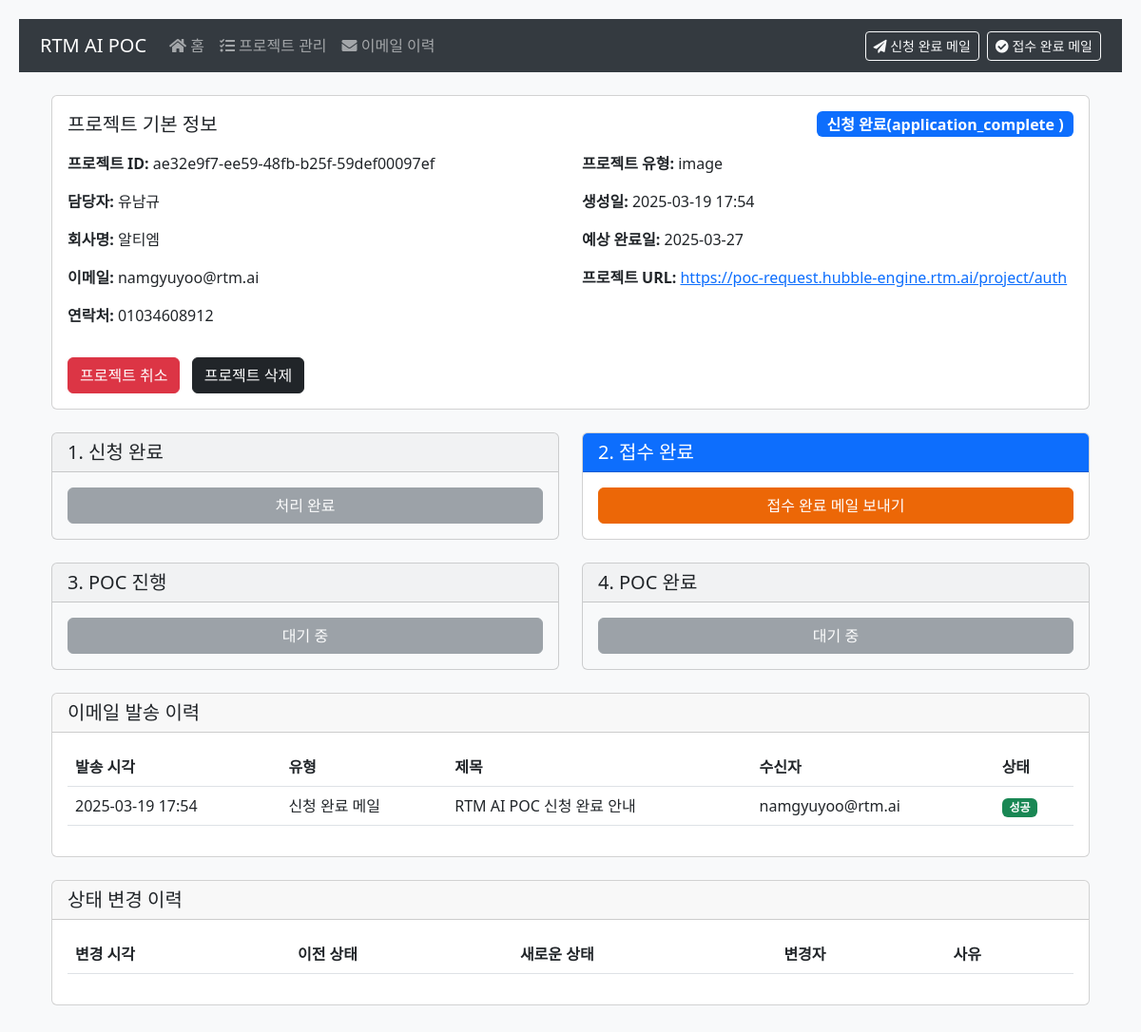
Before: /project/ae32e9f7-ee59-48fb-b25f-59def00097ef with the older database file.
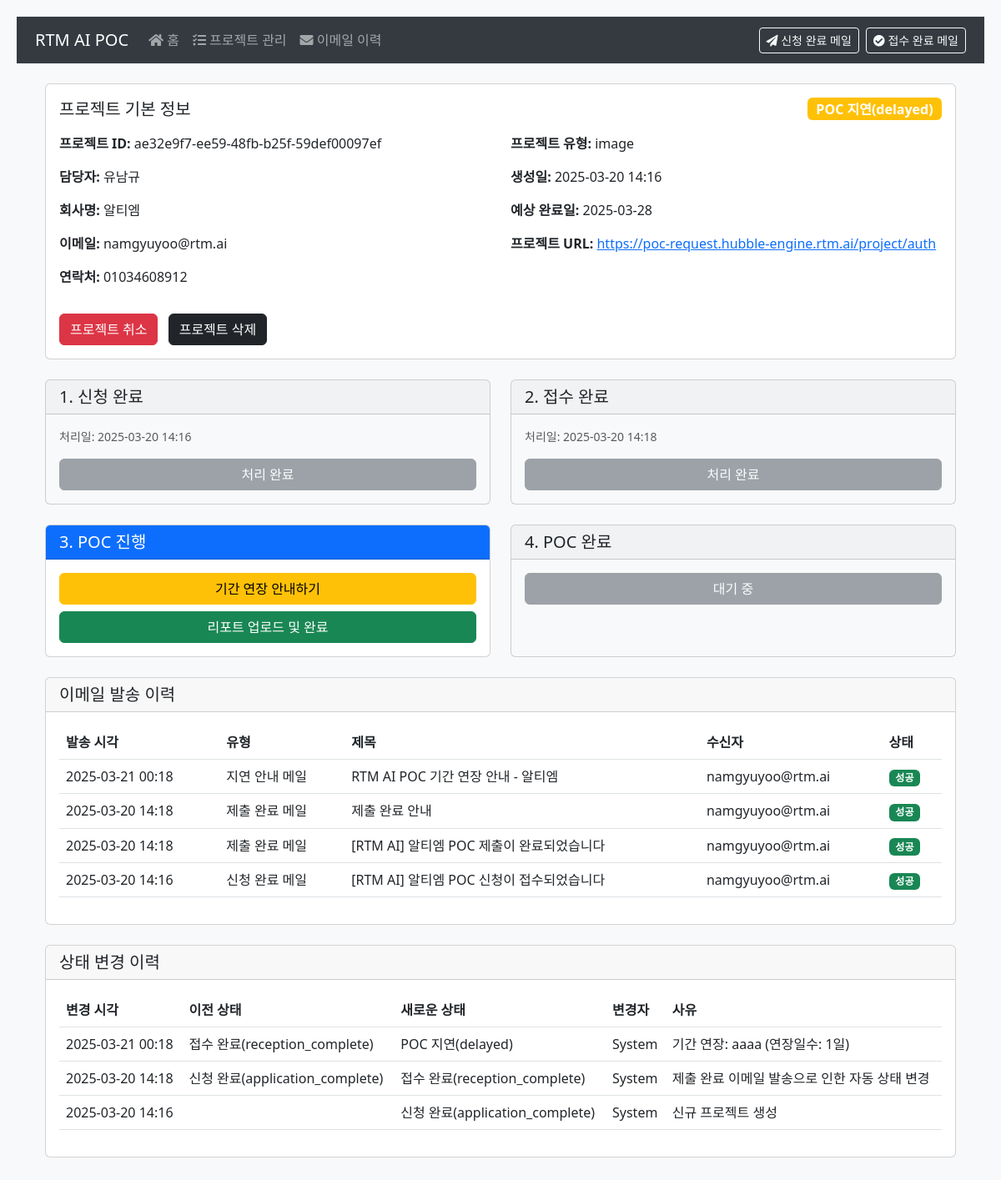
After: the same page with the newer database file.
### app/models.py (models this page shows, shortened)
class Project(db.Model):
    id = db.Column(db.String(20), primary_key=True)
    name = db.Column(db.String(100), nullable=False)
    company = db.Column(db.String(100), nullable=False)
    email = db.Column(db.String(120), nullable=False)
    phone = db.Column(db.String(20), nullable=False)
    project_type = db.Column(db.String(50), nullable=False)
    purpose = db.Column(db.Text, nullable=True)
    project_url = db.Column(db.String(200))
    status = db.Column(db.Enum(ProjectStatus), nullable=False, default=ProjectStatus.APPLICATION_COMPLETE)
    created_at = db.Column(db.DateTime, nullable=False, default=utcnow_to_korea)
    expected_report_date = db.Column(db.DateTime)
    cancel_reason = db.Column(db.Text)
    report_file = db.Column(db.String(200))  # 리포트 파일 경로

class EmailHistory(db.Model):
    id = db.Column(db.Integer, primary_key=True)
    project_id = db.Column(db.String(36), db.ForeignKey('project.id'), nullable=False)
    email_type = db.Column(db.Enum(EmailType), nullable=False)
    subject = db.Column(db.String(200), nullable=False)
    recipient = db.Column(db.String(120), nullable=False)
    status = db.Column(db.String(20), nullable=False)  # success, failed
    error_message = db.Column(db.Text)
    sent_at = db.Column(db.DateTime, nullable=False, default=utcnow_to_korea)
    project = db.relationship('Project', backref=db.backref('email_history', lazy=True))

class StatusHistory(db.Model):
    id = db.Column(db.Integer, primary_key=True)
    project_id = db.Column(db.String(36), db.ForeignKey('project.id'), nullable=False)
    previous_status = db.Column(db.Enum(ProjectStatus))
    new_status = db.Column(db.Enum(ProjectStatus), nullable=False)
    created_at = db.Column(db.DateTime, nullable=False, default=utcnow_to_korea)
    created_by = db.Column(db.String(100))  # 상태 변경자
    reason = db.Column(db.Text)  # 상태 변경 사유 (취소 사유, 연장 사유 등)
    project = db.relationship('Project', backref=db.backref('status_history', lazy=True))

### app/routes.py (the view)
@bp.route('/project/<project_id>')
def project_detail(project_id):
    try:
        project = Project.query.get(project_id)
        if not project:
            return jsonify({'success': False, 'message': '프로젝트를 찾을 수 없습니다.'}), 404
        today = get_korea_time().strftime('%Y-%m-%d')
        return render_template('project_detail.html', project=project, today=today)
    except Exception as e:
        logging.error(f"Error fetching project details: {str(e)}")
        return jsonify({'success': False, 'message': str(e)}), 500

### app/models.py (called while the page is built)
def get_korea_time():
    return datetime.now(korea_tz)

### app/templates/project_detail.html (shortened to what the changed rows need)
{% extends "base.html" %}
{% block content %}
<div class="container mt-4">
    <div class="card mb-4">
        <div class="card-body">
            <div class="d-flex justify-content-between align-items-center mb-3">
                <h5 class="card-title mb-0">프로젝트 기본 정보</h5>
                <span class="badge fs-6 {% if project.status.value == 'application_complete' %}bg-primary
                    {% elif project.status.value == 'reception_complete' %}bg-info
                    {% elif project.status.value == 'poc_in_progress' %}bg-warning text-dark
                    {% elif project.status.value == 'delayed' %}bg-warning
                    {% elif project.status.value == 'poc_complete' %}bg-success
                    {% elif project.status.value == 'cancelled' %}bg-danger
                    {% endif %}">
                    {% if project.status.value == 'application_complete' %}
                        신청 완료(application_complete  )
                    {% elif project.status.value == 'reception_complete' %}
                        접수 완료(reception_complete)
                    {% elif project.status.value == 'poc_in_progress' %}
                        POC 진행중(poc_in_progress)
                    {% elif project.status.value == 'delayed' %}
                        POC 지연(delayed)
                    {% elif project.status.value == 'poc_complete' %}
                        POC 완료(poc_complete)
                    {% elif project.status.value == 'cancelled' %}
                        취소됨(cancelled)
                    {% endif %}
                </span>
            </div>
            <div class="row">
                <div class="col-md-6">
                    <p><strong>프로젝트 ID:</strong> {{ project.id }}</p>
                    <p><strong>담당자:</strong> {{ project.name }}</p>
                    <p><strong>회사명:</strong> {{ project.company }}</p>
                    <p><strong>이메일:</strong> {{ project.email }}</p>
                    <p><strong>연락처:</strong> {{ project.phone }}</p>
                </div>
                <div class="col-md-6">
                    <p><strong>프로젝트 유형:</strong> {{ project.project_type }}</p>
                    <p><strong>생성일:</strong> {{ project.created_at.strftime('%Y-%m-%d %H:%M') }}</p>
                    <p><strong>예상 완료일:</strong> {{ project.expected_report_date.strftime('%Y-%m-%d') if project.expected_report_date else '미정' }}</p>
                    {% if project.project_url %}
                    <p><strong>프로젝트 URL:</strong> <a href="{{ project.project_url }}">{{ project.project_url }}</a></p>
                    {% endif %}
                </div>
            </div>
        </div>
    </div>
    <div class="row">
        <div class="col-md-6 mb-4">
            <div class="card h-100 {% if project.status.value != 'application_complete' or project.email_history|selectattr('email_type.value', 'equalto', 'application_complete')|list|length > 0 %}bg-light{% endif %}">
                <div class="card-body">
                    {% set initial_history = project.status_history|selectattr("new_status.value", "equalto", "application_complete")|first %}
                    {% if initial_history %}
                    <p class="small text-muted">처리일: {{ initial_history.created_at.strftime('%Y-%m-%d %H:%M') }}</p>
                    {% endif %}
                    {% if project.status.value == 'application_complete' and project.email_history|selectattr('email_type.value', 'equalto', 'application_complete')|list|length == 0 %}
                    <div class="d-grid gap-2">
                        <button class="btn btn-primary" onclick="sendEmail('application_complete')">
                            신청 완료 메일 보내기
                        </button>
                    </div>
                    {% else %}
                    <div class="d-grid gap-2">
                        <button class="btn btn-secondary" disabled>{% if project.email_history|selectattr('email_type.value', 'equalto', 'application_complete')|list|length > 0 %}처리 완료{% else %}처리 완료{% endif %}</button>
                    </div>
                    {% endif %}
                </div>
            </div>
        </div>
        <div class="col-md-6 mb-4">
            <div class="card h-100 {% if project.status.value not in ['reception_complete', 'application_complete'] or (project.status.value == 'application_complete' and project.email_history|selectattr('email_type.value', 'equalto', 'application_complete')|list|length == 0) %}bg-light{% endif %}">
                <div class="card-header {% if (project.status.value == 'application_complete' and project.email_history|selectattr('email_type.value', 'equalto', 'application_complete')|list|length > 0) or project.status.value == 'reception_complete' %}bg-primary text-white{% endif %}">
                    <h5 class="card-title mb-0">2. 접수 완료</h5>
                </div>
                <div class="card-body">
                    {% set reception_history = project.status_history|selectattr("new_status.value", "equalto", "reception_complete")|first %}
                    {% if reception_history %}
                    <p class="small text-muted">처리일: {{ reception_history.created_at.strftime('%Y-%m-%d %H:%M') }}</p>
                    {% endif %}
                    {% if (project.status.value == 'application_complete' and project.email_history|selectattr('email_type.value', 'equalto', 'application_complete')|list|length > 0) or (project.status.value == 'reception_complete' and project.email_history|selectattr('email_type.value', 'equalto', 'submission_complete')|list|length == 0) %}
                    <div class="d-grid gap-2">
                        <button class="btn btn-primary" onclick="sendEmail('submission_complete')">
                            접수 완료 메일 보내기
                        </button>
                    </div>
                    {% elif project.email_history|selectattr('email_type.value', 'equalto', 'submission_complete')|list|length > 0 %}
                    <div class="d-grid gap-2">
                        <button class="btn btn-secondary" disabled>처리 완료</button>
                    </div>
                    {% else %}
                    <div class="d-grid gap-2">
                        <button class="btn btn-secondary" disabled>대기 중</button>
                    </div>
                    {% endif %}
                </div>
            </div>
        </div>
        <div class="col-md-6 mb-4">
            <div class="card h-100 {% if project.status.value not in ['poc_in_progress', 'delayed', 'reception_complete'] %}bg-light{% endif %}">
                <div class="card-header {% if project.status.value in ['poc_in_progress', 'delayed'] or project.status.value == 'reception_complete' and project.email_history|selectattr('email_type.value', 'equalto', 'submission_complete')|list|length > 0 %}bg-primary text-white{% endif %}">
                    <h5 class="card-title mb-0">3. POC 진행</h5>
                </div>
                <div class="card-body">
                    {% set poc_history = project.status_history|selectattr("new_status.value", "equalto", "poc_in_progress")|first %}
                    {% if project.status.value in ['poc_in_progress', 'delayed'] or project.status.value == 'reception_complete' and project.email_history|selectattr('email_type.value', 'equalto', 'submission_complete')|list|length > 0 %}
                    <div class="d-grid gap-2">
                        <button class="btn btn-warning" onclick="showExtendModal()">
                            기간 연장 안내하기
                        </button>
                        <button class="btn btn-success" onclick="showReportModal()">
                            리포트 업로드 및 완료
                        </button>
                    </div>
                    {% else %}
                    <div class="d-grid gap-2">
                        <button class="btn btn-secondary" disabled>{% if project.status.value in ['application_complete', 'reception_complete'] and project.email_history|selectattr('email_type.value', 'equalto', 'submission_complete')|list|length == 0 %}대기 중{% else %}처리 완료{% endif %}</button>
                    </div>
                    {% endif %}
                </div>
            </div>
        </div>
                    {% set complete_history = project.status_history|selectattr("new_status.value", "equalto", "poc_complete")|first %}
    </div>
    <div class="card mb-4">
        <div class="card-body">
            <div class="table-responsive">
                <table class="table">
                    <thead>
                        <tr>
                            <th>발송 시각</th>
                            <th>유형</th>
                            <th>제목</th>
                            <th>수신자</th>
                            <th>상태</th>
                        </tr>
                    </thead>
                    <tbody>
                        {% for email in project.email_history|sort(attribute='sent_at', reverse=true) %}
                        <tr>
                            <td>{{ email.sent_at.strftime('%Y-%m-%d %H:%M') }}</td>
                            <td>
                                {% if email.email_type %}
                                    {% if email.email_type.value == 'application_complete' %}
                                    신청 완료 메일
                                    {% elif email.email_type.value == 'submission_complete' %}
                                    제출 완료 메일
                                    {% elif email.email_type.value == 'poc_complete' %}
                                    POC 완료 메일
                                    {% elif email.email_type.value == 'cancellation' %}
                                    취소 안내 메일
                                    {% elif email.email_type.value == 'delay' %}
                                    지연 안내 메일
                                    {% elif email.email_type.value == 'misc' %}
                                    기타 안내 메일
                                    {% elif email.email_type.value == 'welcome' %}
                                    신청 완료 메일 (구)
                                    {% elif email.email_type.value == 'complete' %}
                                    접수 완료 메일 (구)
                                    {% elif email.email_type.value == 'report' %}
                                    POC 완료 메일 (구)
                                    {% endif %}
                                {% endif %}
                            </td>
                            <td>{{ email.subject }}</td>
                            <td>{{ email.recipient }}</td>
                            <td>
                                <span class="badge {% if email.status == 'success' %}bg-success{% else %}bg-danger{% endif %}">
                                    {{ '성공' if email.status == 'success' else '실패' }}
                                </span>
                            </td>
                        </tr>
                        {% endfor %}
                    </tbody>
                </table>
            </div>
        </div>
    </div>
    <div class="card mb-4">
        <div class="card-body">
            <div class="table-responsive">
                <table class="table">
                    <thead>
                        <tr>
                            <th>변경 시각</th>
                            <th>이전 상태</th>
                            <th>새로운 상태</th>
                            <th>변경자</th>
                            <th>사유</th>
                        </tr>
                    </thead>
                    <tbody>
                        {% for history in project.status_history|sort(attribute='created_at', reverse=true) %}
                        <tr>
                            <td>{{ history.created_at.strftime('%Y-%m-%d %H:%M') }}</td>
                            <td>
                                {% if history.previous_status.value == 'application_complete' %}
                                    신청 완료(application_complete)
                                {% elif history.previous_status.value == 'reception_complete' %}
                                    접수 완료(reception_complete)
                                {% elif history.previous_status.value == 'poc_in_progress' %}
                                    POC 진행중(poc_in_progress)
                                {% elif history.previous_status.value == 'delayed' %}
                                    POC 지연(delayed)
                                {% elif history.previous_status.value == 'poc_complete' %}
                                    POC 완료(poc_complete)
                                {% elif history.previous_status.value == 'cancelled' %}
                                    취소됨(cancelled)
                                {% endif %}
                            </td>
                            <td>
                                {% if history.new_status.value == 'application_complete' %}
                                    신청 완료(application_complete)
                                {% elif history.new_status.value == 'reception_complete' %}
                                    접수 완료(reception_complete)
                                {% elif history.new_status.value == 'poc_in_progress' %}
                                    POC 진행중(poc_in_progress)
                                {% elif history.new_status.value == 'delayed' %}
                                    POC 지연(delayed)
                                {% elif history.new_status.value == 'poc_complete' %}
                                    POC 완료(poc_complete)
                                {% elif history.new_status.value == 'cancelled' %}
                                    취소됨(cancelled)
                                {% endif %}
                            </td>
                            <td>{{ history.created_by }}</td>
                            <td>{{ history.reason or '-' }}</td>
                        </tr>
                        {% endfor %}
                    </tbody>
                </table>
            </div>
        </div>
    </div>
</div>
{% endblock %}

Changed rows visible on the page:
changed Project "ae32e9f7-ee59-48fb-b25f-59def00097ef": status "APPLICATION_COMPLETE" → "DELAYED" (drawn); created_at "2025-03-19 17:54" → "2025-03-20 14:16"; expected_report_date "2025-03-27" → "2025-03-28"
added StatusHistory: created_at "2025-03-20 14:16", shows "신청 완료(application_complete)", created_by "System", reason "신규 프로젝트 생성"
added StatusHistory: created_at "2025-03-20 14:18", shows "신청 완료(application_complete)", shows "접수 완료(reception_complete)", created_by "System", reason "제출 완료 이메일 발송으로 인한 자동 상태 변경"
added EmailHistory: sent_at "2025-03-21 00:18", email_type "지연 안내 메일", subject "RTM AI POC 기간 연장 안내 - 알티엠", recipient "namgyuyoo@rtm.ai", status "성공"
added EmailHistory: sent_at "2025-03-20 14:18", shows "제출 완료 메일", subject "제출 완료 안내", recipient "namgyuyoo@rtm.ai", status "성공"
added EmailHistory: sent_at "2025-03-20 14:18", shows "제출 완료 메일", subject "[RTM AI] 알티엠 POC 제출이 완료되었습니다", recipient "namgyuyoo@rtm.ai", status "성공"
changed EmailHistory: sent_at "2025-03-19 17:54" → "2025-03-20 14:16"; subject "RTM AI POC 신청 완료 안내" → "[RTM AI] 알티엠 POC 신청이 접수되었습니다"
added StatusHistory: created_at "2025-03-21 00:18", shows "접수 완료(reception_complete)", new_status "POC 지연(delayed)", created_by "System", reason "기간 연장: aaaa (연장일수: 1일)"
Other visible differences:
text no longer shown: "신청 완료(application_complete ) 접수 완료 메일 보내기 대기 중"
text now shown: "POC 지연(delayed) 처리일: 처리일: 처리 완료 기간 연장 안내하기 리포트 업로드 및 완료"
